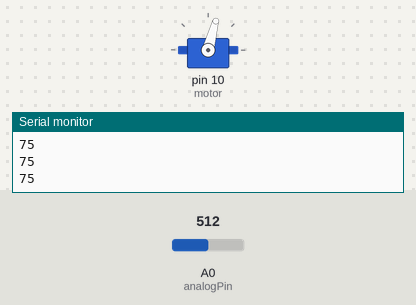
Recording of a sketch running on a simulated Arduino Uno, built with avr-gcc and run on an emulated ATmega328P. Shown: servo, the last lines printed to the serial monitor. The test bench sets the inputs (shaded band); at power-on: A0 (analogPin) = 512.

Above: at 1.2 s.
1.3 s: A0 (analogPin) set to 716
At 2.5 s:
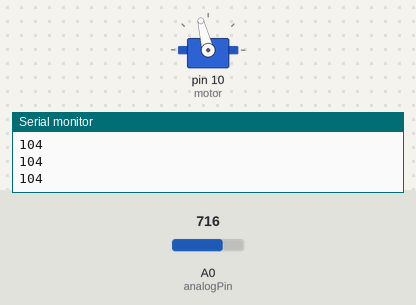
2.8 s: A0 (analogPin) set to 900
At 3.1 s:
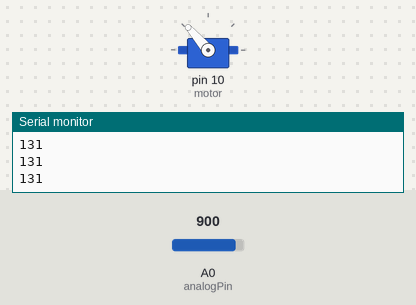
4.3 s: A0 (analogPin) set to 1023
At 4.7 s:
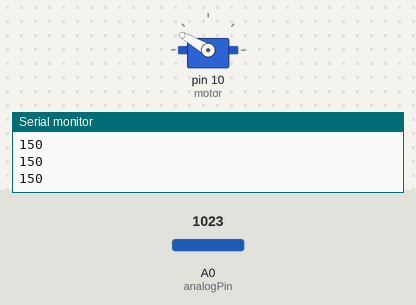
5.8 s: A0 (analogPin) set to 306
At 6.3 s:
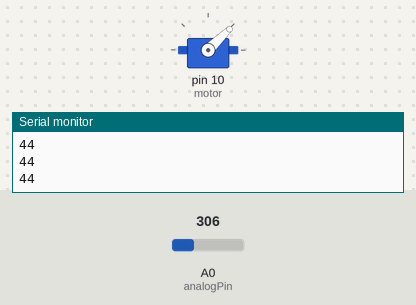
7.3 s: A0 (analogPin) set to 122
At 8.4 s:
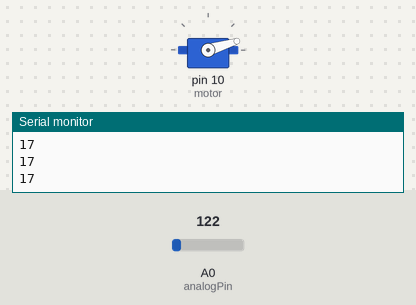
Timing chart, 0 to 9.8 s (numbered marks = the images above; inputs shaded):
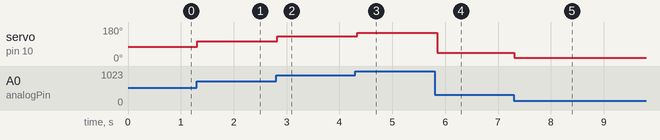

The sketch:

arming.ino
```cpp
#include <Servo.h>

Servo myservo;  // create servo object to control a servo
int analogPin = A0;     // potentiometer wiper (middle terminal) connected to analog pin 3
int readin = 0;           // variable to store the value read
int sendto = 0;
int motor = 10;

void setup()
{
  Serial.begin(9600);          //  setup serial
  pinMode(analogPin,INPUT);
  myservo.attach(motor,1000,2000);//号引脚输出私服电机控制信号

}

void loop()
{
  readin = analogRead(analogPin);    // read the input pin
  //Serial.println(readin);             // debug value
  sendto = map(readin, 0, 1023, 0, 150); // 利用“map”函数缩放该值，得到伺服电机需要的角度（0到180之间）
  myservo.write(sendto);                  // sets the servo position according to the scaled value
  Serial.println(sendto);             // debug value
  delay(50);


}
```

Measured:
- after the input at 1.3 s, servo on pin 10 (motor): 75° → 104° at once
- after the input at 2.8 s, servo on pin 10 (motor): 104° → 131° at once
- after the input at 4.3 s, servo on pin 10 (motor): 131° → 150° at once
- after the input at 5.8 s, servo on pin 10 (motor): 150° → 44° after 0.05 s
- after the input at 7.3 s, servo on pin 10 (motor): 44° → 17° at once
